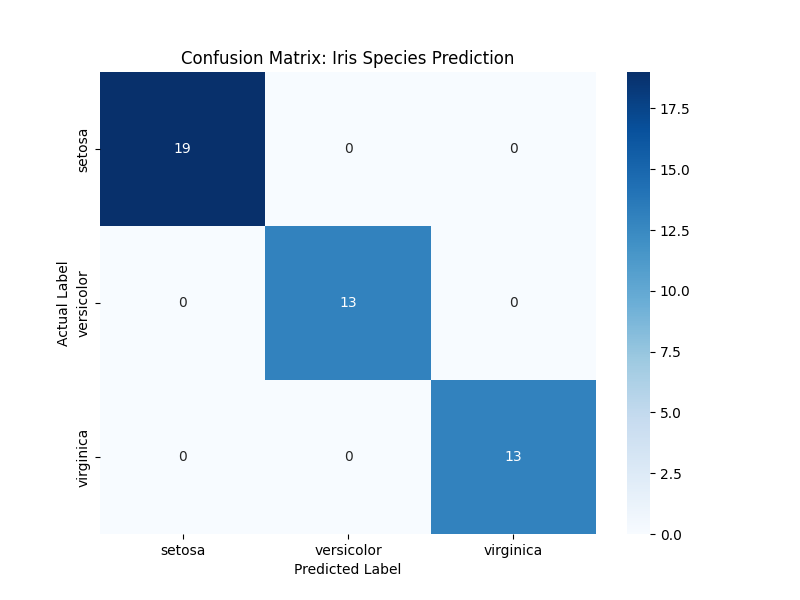

Generate this figure with Python:
import numpy as np
import pandas as pd
import matplotlib
# Use Agg backend for Ubuntu terminal compatibility
matplotlib.use('Agg') 
import matplotlib.pyplot as plt
import seaborn as sns
from sklearn.model_selection import train_test_split
from sklearn.ensemble import RandomForestClassifier
from sklearn.metrics import confusion_matrix, accuracy_score, precision_score, recall_score, f1_score
from sklearn.datasets import load_iris

# --- Task 1: Generate Predictions ---
print("Step 1: Loading Iris Dataset and Training Random Forest...")
iris = load_iris()
X = iris.data
y = iris.target

# Split the dataset (30% for testing)
X_train, X_test, y_train, y_test = train_test_split(X, y, test_size=0.3, random_state=42)

# Train the Model
model = RandomForestClassifier(n_estimators=100, random_state=42)
model.fit(X_train, y_train)

# Make Predictions
y_pred = model.predict(X_test)

# --- Task 2: Create and Visualize Confusion Matrix ---
print("\nStep 2: Generating Confusion Matrix...")
cm = confusion_matrix(y_test, y_pred)

# Visualize using Seaborn Heatmap
plt.figure(figsize=(8, 6))
sns.heatmap(cm, annot=True, fmt="d", cmap='Blues', 
            xticklabels=iris.target_names, 
            yticklabels=iris.target_names)
plt.ylabel('Actual Label')
plt.xlabel('Predicted Label')
plt.title('Confusion Matrix: Iris Species Prediction')
plt.savefig('confusion_matrix.png')
print("✓ Confusion matrix heatmap saved as 'confusion_matrix.png'")

# --- Task 3: Calculate Evaluation Metrics ---
print("\nStep 3: Calculating Advanced Metrics...")

# We use average='weighted' because Iris has 3 classes (multi-class)
accuracy = accuracy_score(y_test, y_pred)
precision = precision_score(y_test, y_pred, average='weighted')
recall = recall_score(y_test, y_pred, average='weighted')
f1 = f1_score(y_test, y_pred, average='weighted')

print("-" * 35)
print(f"Accuracy:  {accuracy:.4f}")
print(f"Precision: {precision:.4f}")
print(f"Recall:    {recall:.4f}")
print(f"F1 Score:  {f1:.4f}")
print("-" * 35)

# Interpretation Guide
print("\nQuick Interpretation:")
print("- Diagonal values (top-left to bottom-right) are CORRECT predictions.")
print("- Off-diagonal values are MISTAKES (misclassifications).")
